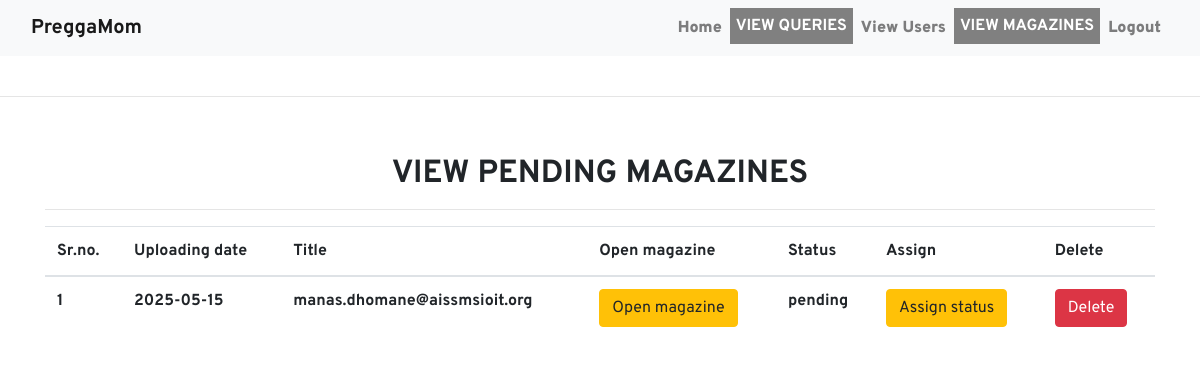
Page /pending_m/ (signed in) on the committed database.
### women/models.py (models this page shows)
class Magazines(models.Model):
    user = models.ForeignKey(User,on_delete=models.CASCADE,null=True)
    uploadedate = models.CharField(max_length=10,null=True)
    magazinesfile = models.FileField(null=True)
    magazinestype = models.CharField(max_length=30,null=True)
    description = models.CharField(max_length=300,null=True)
    status = models.CharField(max_length=30,null=True)

### women/views.py (the view)
# urls.py: path('pending_m/', pending_m, name='pending_m'),
@staff_member_required(login_url='/login_admin/')
def pending_m(request):
    if not request.user.is_authenticated:
        return redirect('login_admin')
    notes = Magazines.objects.filter(status="pending")
    d = {'notes':notes}
    return render(request, 'pending_m.html',d)

### women/templates/pending_m.html (shortened to what this page needs)
{% extends 'admin_nav.html' %}
{% load static %}
{% block body %}
<center>
<div class="container mt-5">
    <h2 class="doabout text-center"></i><b>VIEW PENDING MAGAZINES</b></h2>
    <hr>
    <table class="table table=bordered" id="example">
        <thead>
            <tr>
                <th>Sr.no.</th>
                <th>Uploading date</th>
                <th>Title</th>
                <th>Open magazine</th>
                <th>Status</th>
                <th>Assign</th>
                <th>Delete</th>
            </tr>
        </thead>
        <tbody>
            {% for i in notes %}
            <tr>
                <th>{{ forloop.counter }}</th>
                <th>{{ i.uploadedate }}</th>
                <th>{{ i.user.username }}</th>
                <th><a href="{{ i.magazinesfile.url }}" class="bbb btn btn-warning">Open magazine</a></th>
                <th>{{ i.status }}</th>
                <th><a href="{% url 'assignstatus_m' i.id %}" class="bbb btn btn-warning" >Assign status</a></th>
                <th><a href="{% url 'delete_m' i.id %}" class="btn btn-danger" onclick="return confirm('Do you really want to delete magazine?')">Delete</a></th>
            </tr>
            {% endfor %}
        </tbody>
    </table>
</div>
</center>
{% endblock %}

### women/static/style.css (style rules this page uses)
body { font-family: 'Overpass'; }
.doabout { margin-top:30px; padding-top: 10px; }

### women/templates/pending_m.html (style rules this page uses)
.doabout { margin-top:30px; padding-top: 10px; }

### rows in the picture
Magazines: uploadedate "2025-05-15", user.username "manas.dhomane@aissmsioit.org", status "pending"
